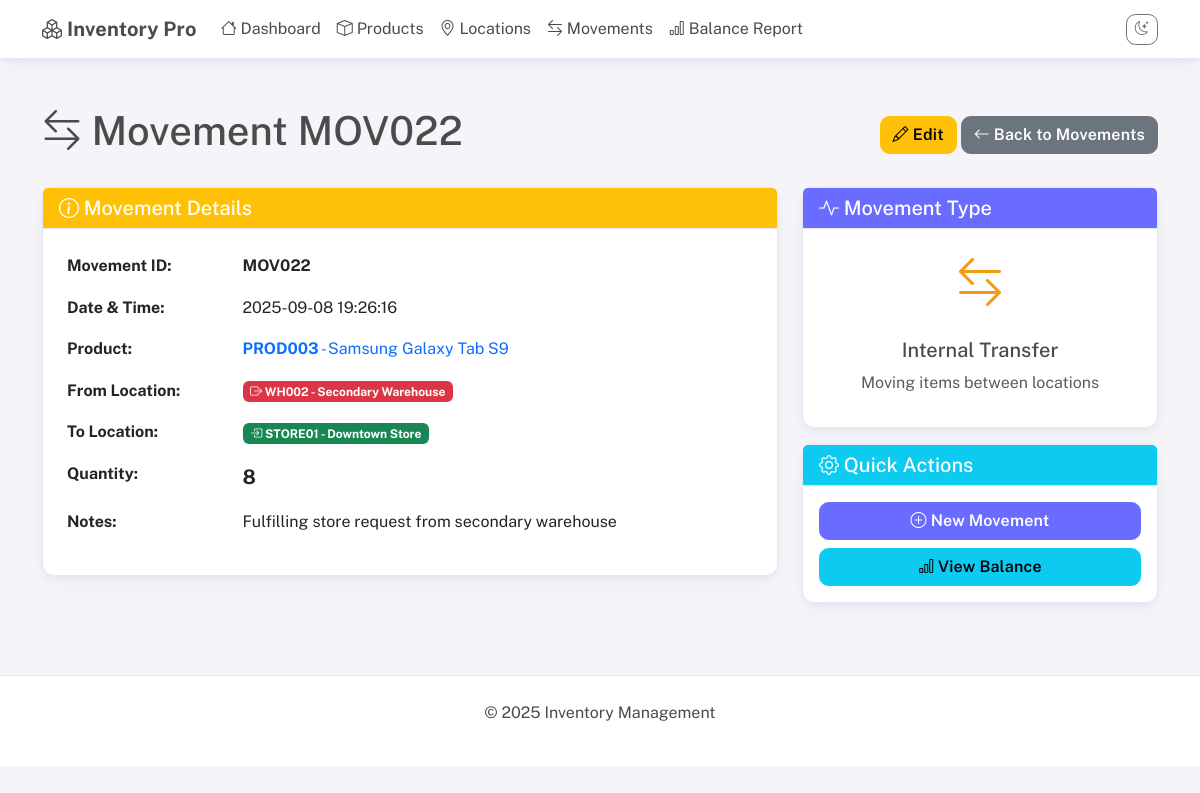
Screenshot of /movements/view/MOV022 with the database file from the repository.
### app.py (models this page shows, shortened)
class ProductMovement(db.Model):
    movement_id = db.Column(db.String(50), primary_key=True)
    timestamp = db.Column(db.DateTime, default=datetime.utcnow, nullable=False)
    from_location = db.Column(db.String(50), db.ForeignKey('location.location_id'), nullable=True)
    to_location = db.Column(db.String(50), db.ForeignKey('location.location_id'), nullable=True)
    product_id = db.Column(db.String(50), db.ForeignKey('product.product_id'), nullable=False)
    qty = db.Column(db.Integer, nullable=False)
    notes = db.Column(db.Text)
    product = db.relationship('Product', backref='movements')
    from_loc = db.relationship('Location', foreign_keys=[from_location], backref='outgoing_movements')
    to_loc = db.relationship('Location', foreign_keys=[to_location], backref='incoming_movements')

class Product(db.Model):
    product_id = db.Column(db.String(50), primary_key=True)
    name = db.Column(db.String(100), nullable=False)
    description = db.Column(db.Text)
    created_at = db.Column(db.DateTime, default=datetime.utcnow)

class Location(db.Model):
    location_id = db.Column(db.String(50), primary_key=True)
    name = db.Column(db.String(100), nullable=False)
    address = db.Column(db.Text)
    created_at = db.Column(db.DateTime, default=datetime.utcnow)

### app.py (the view)
@app.route('/movements/view/<movement_id>')
def view_movement(movement_id):
    movement = ProductMovement.query.get_or_404(movement_id)
    return render_template('view_movement.html', movement=movement)

### templates/view_movement.html (shortened to what this page needs)
{% extends "base.html" %}
{% block content %}
<div class="container mt-4">
    <div class="d-flex justify-content-between align-items-center mb-4">
        <h1><i class="bi bi-arrow-left-right"></i> Movement {{ movement.movement_id }}</h1>
        <div>
            <a href="{{ url_for('edit_movement', movement_id=movement.movement_id) }}" class="btn btn-warning">
                <i class="bi bi-pencil"></i> Edit
            </a>
            <a href="{{ url_for('movements') }}" class="btn btn-secondary">
                <i class="bi bi-arrow-left"></i> Back to Movements
            </a>
        </div>
    </div>
    <div class="row">
        <div class="col-md-8">
            <div class="card">
                <div class="card-header bg-warning text-white">
                    <h5 class="mb-0"><i class="bi bi-info-circle"></i> Movement Details</h5>
                </div>
                <div class="card-body">
                    <table class="table table-borderless">
                        <tr>
                            <th width="25%">Movement ID:</th>
                            <td><strong>{{ movement.movement_id }}</strong></td>
                        </tr>
                        <tr>
                            <th>Date & Time:</th>
                            <td>{{ movement.timestamp.strftime('%Y-%m-%d %H:%M:%S') }}</td>
                        </tr>
                        <tr>
                            <th>Product:</th>
                            <td>
                                <a href="{{ url_for('view_product', product_id=movement.product_id) }}" class="text-decoration-none">
                                    <strong>{{ movement.product_id }}</strong>
                                    {% if movement.product %}
                                        - {{ movement.product.name }}
                                    {% endif %}
                                </a>
                            </td>
                        </tr>
                        <tr>
                            <th>From Location:</th>
                            <td>
                                {% if movement.from_location %}
                                    <a href="{{ url_for('view_location', location_id=movement.from_location) }}" class="text-decoration-none">
                                        <span class="badge bg-danger">
                                            <i class="bi bi-box-arrow-right"></i> {{ movement.from_location }}
                                            {% if movement.from_loc %}
                                                - {{ movement.from_loc.name }}
                                            {% endif %}
                                        </span>
                                    </a>
                                {% else %}
                                    <span class="text-muted">External Source</span>
                                {% endif %}
                            </td>
                        </tr>
                        <tr>
                            <th>To Location:</th>
                            <td>
                                {% if movement.to_location %}
                                    <a href="{{ url_for('view_location', location_id=movement.to_location) }}" class="text-decoration-none">
                                        <span class="badge bg-success">
                                            <i class="bi bi-box-arrow-in-right"></i> {{ movement.to_location }}
                                            {% if movement.to_loc %}
                                                - {{ movement.to_loc.name }}
                                            {% endif %}
                                        </span>
                                    </a>
                                {% else %}
                                    <span class="text-muted">External Destination</span>
                                {% endif %}
                            </td>
                        </tr>
                        <tr>
                            <th>Quantity:</th>
                            <td><strong class="fs-5">{{ movement.qty }}</strong></td>
                        </tr>
                        <tr>
                            <th>Notes:</th>
                            <td>{{ movement.notes or 'No notes provided' }}</td>
                        </tr>
                    </table>
                </div>
            </div>
        </div>
        <div class="col-md-4">
            <div class="card">
                <div class="card-header bg-primary text-white">
                    <h5 class="mb-0"><i class="bi bi-activity"></i> Movement Type</h5>
                </div>
                <div class="card-body text-center">
                    {% if movement.from_location and movement.to_location %}
                        <i class="bi bi-arrow-left-right" style="font-size: 3rem; color: #f39c12;"></i>
                        <h5 class="mt-3">Internal Transfer</h5>
                        <p class="text-muted">Moving items between locations</p>
                    {% elif movement.to_location and not movement.from_location %}
                        <i class="bi bi-box-arrow-in-down" style="font-size: 3rem; color: #27ae60;"></i>
                        <h5 class="mt-3">Stock In</h5>
                        <p class="text-muted">Receiving new inventory</p>
                    {% elif movement.from_location and not movement.to_location %}
                        <i class="bi bi-box-arrow-up" style="font-size: 3rem; color: #e74c3c;"></i>
                        <h5 class="mt-3">Stock Out</h5>
                        <p class="text-muted">Removing from inventory</p>
                    {% endif %}
                </div>
            </div>
            <div class="card mt-3">
                <div class="card-header bg-info text-white">
                    <h5 class="mb-0"><i class="bi bi-gear"></i> Quick Actions</h5>
                </div>
                <div class="card-body">
                    <div class="d-grid gap-2">
                        <a href="{{ url_for('add_movement') }}?product_id={{ movement.product_id }}" class="btn btn-primary">
                            <i class="bi bi-plus-circle"></i> New Movement
                        </a>
                        <a href="{{ url_for('balance_report') }}" class="btn btn-info">
                            <i class="bi bi-bar-chart"></i> View Balance
                        </a>
                    </div>
                </div>
            </div>
        </div>
    </div>
</div>
{% endblock %}

### templates/base.html (style rules this page uses)
:root, :root[data-theme="light"], [data-theme="light"] { --bs-primary: #696cff; --bs-primary-rgb: 105,108,255; --bs-secondary: #8592a3; --bs-success: #71dd37; --bs-info: #03c3ec; --bs-warning: #ffab00; --bs-danger: #ff3e1d; --bs-light: #f5f5f9; --bs-dark: #233446; --ui-body-bg: #f5f5f9; --ui-content-bg: #ffffff; --ui-text: #4b4b4b; --ui-muted: #667085; --ui-border: #e6e6f2; --ui-card-shadow: 0 2px 6px rgba(76, 87, 125, 0.06), 0 10px 20px rgba(76, 87, 125, 0.04); }
body { background-color: var(--ui-body-bg); color: var(--ui-text); font-family: 'Public Sans', system-ui, -apple-system, Segoe UI, Roboto, Ubuntu, Cantarell, Noto Sans, "Helvetica Neue", Arial, "Apple Color Emoji", "Segoe UI Emoji", "Segoe UI Symbol", sans-serif; line-height: 1.6; }
.card { background: var(--ui-content-bg); color: var(--ui-text); border: 1px solid var(--ui-border); border-radius: 0.75rem; box-shadow: var(--ui-card-shadow); transition: transform .2s ease, box-shadow .2s ease; }
.card-header { border-bottom: 1px solid var(--ui-border); background: transparent; }
.btn { border-radius: 0.6rem; font-weight: 600; letter-spacing: .2px; }
.btn-primary { background-color: var(--bs-primary); border-color: var(--bs-primary); }
.table { color: inherit; }
.table tbody tr { border-color: var(--ui-border); }

### rows the page displays
ProductMovement: movement_id "MOV022", timestamp "2025-09-08 19:26:16", product_id "PROD003", from_location "WH002", to_location "STORE01", qty "8", notes "Fulfilling store request from secondary warehouse"
Product: product.name "Samsung Galaxy Tab S9"
Location: from_loc.name "Secondary Warehouse"
Location: to_loc.name "Downtown Store"
